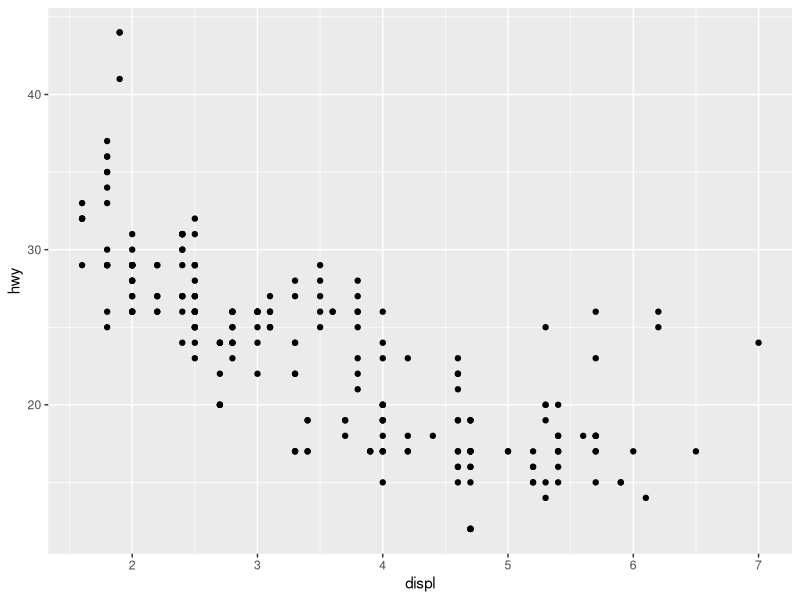
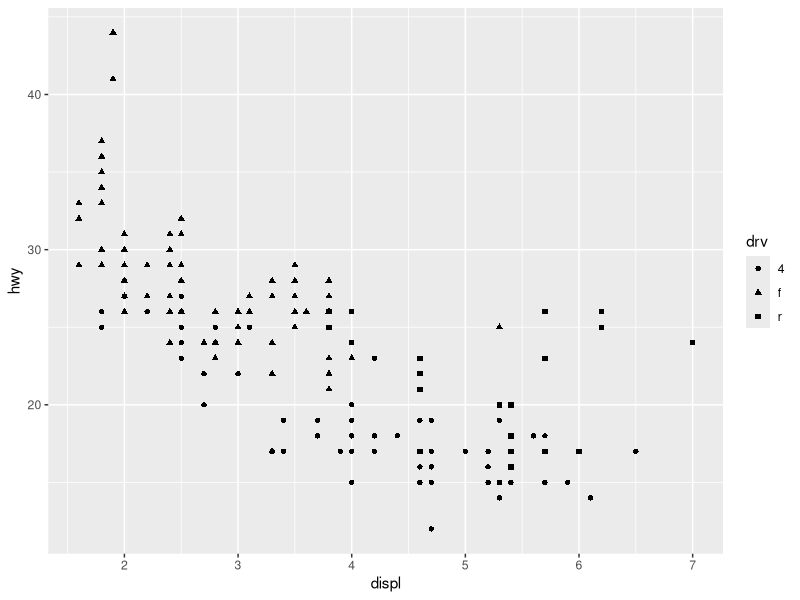
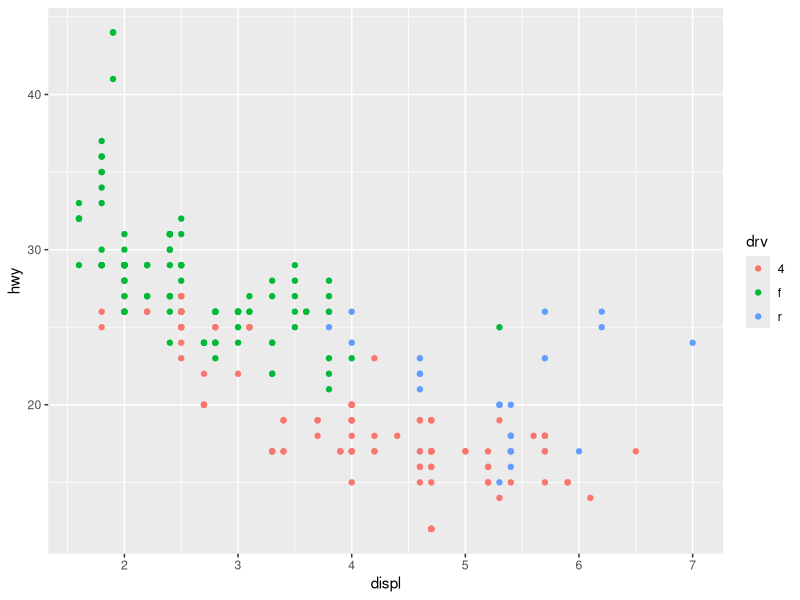
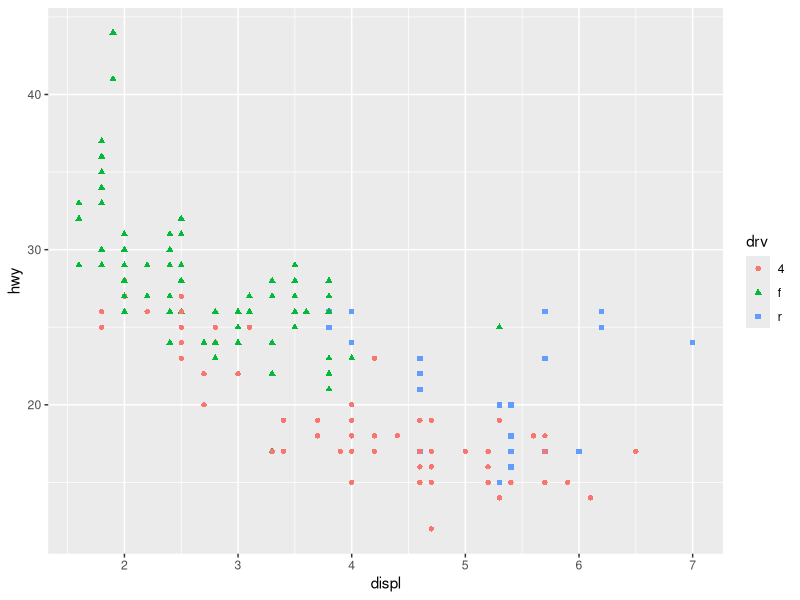
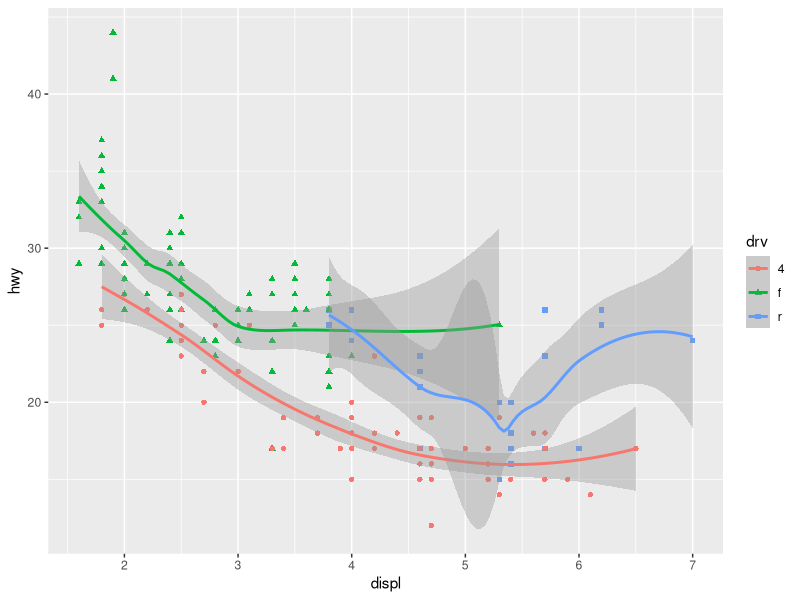
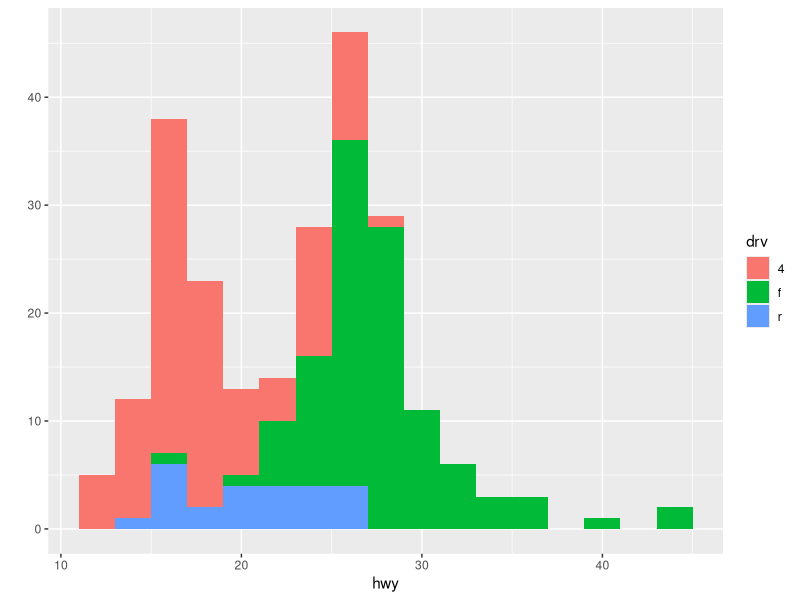
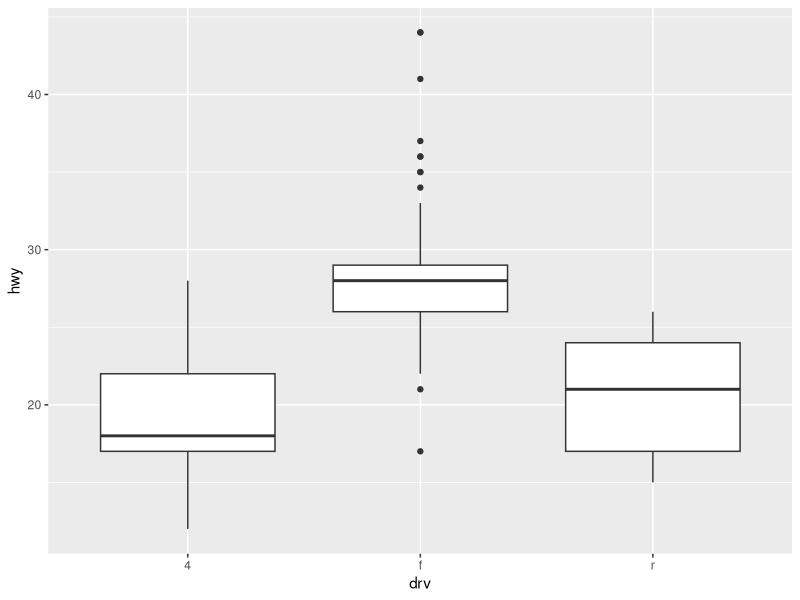
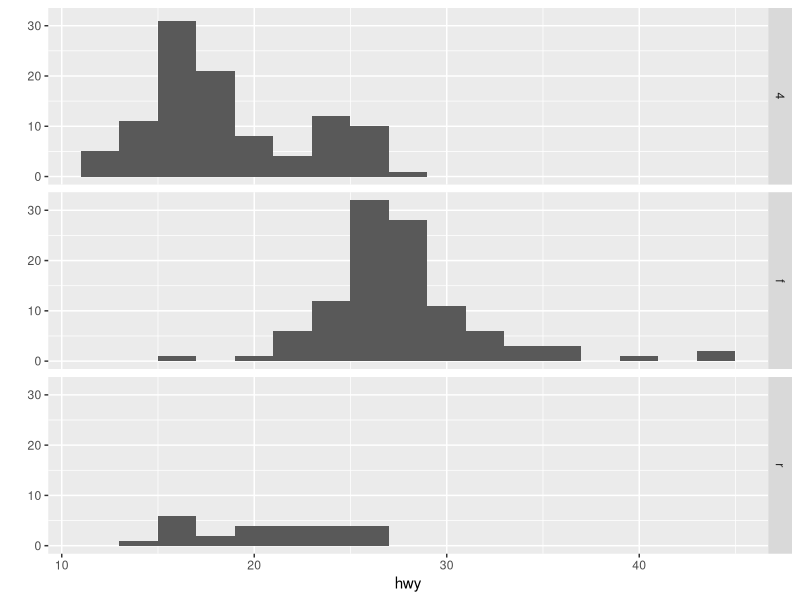

These figures' R source, in order:
## ---- chunk 1

## ---- chunk 2
library (tidyverse)
mpg
## ---- chunk 3
str(mpg)
## ---- chunk 4
qplot(displ, hwy, data=mpg)
## ---- chunk 5
qplot(displ, hwy, data=mpg, shape=drv)
## ---- chunk 6
qplot(displ, hwy, data=mpg, color=drv)
## ---- chunk 7
qplot(displ, hwy, data=mpg, shape=drv, color=drv)
## ---- chunk 8
qplot(displ, hwy, data=mpg, shape=drv, color=drv, geom=c("point", "smooth")) 
#Esto pone el fit de los puntos con su respectiva desviacion estandar
## ---- chunk 9
qplot(hwy, data=mpg, binwidth = 2, fill =drv)
## ---- chunk 10
qplot(drv, hwy, data = mpg, geom = "boxplot")
## ---- chunk 11
qplot(hwy, data=mpg, facets = drv ~ ., binwidth = 2)
## ---- chunk 12
qplot(hwy, data=mpg, facets = .~ drv, binwidth = 2, color = drv)
## ---- chunk 13
qplot(hwy, data=mpg, facets = .~ drv, binwidth = 2, fill = drv)
## ---- chunk 14
qplot(displ, hwy, data = mpg, facets = .~ drv) + geom_smooth()
## ---- chunk 15
qplot(hwy, data=mpg, facets = .~ drv, binwidth = 2, fill = drv, geom= "density")
## ---- chunk 16
library(ggplot2)
ggplot(mpg, aes(x= displ, y = hwy, color = drv)) + geom_point()
## ---- chunk 17
ggplot(mpg, aes(x= displ, y = hwy, color = drv)) + geom_point() + scale_x_log10() + facet_wrap(~ drv)
## ---- chunk 18
ggplot(mpg, aes(x=displ), fill = drv) + geom_histogram()

## ---- chunk 19
ggplot(mpg, aes(x=hwy, fill =drv)) + geom_density() + facet_wrap(drv ~.)
## ---- chunk 20
ggplot(mpg, aes(x=displ, y= hwy)) + geom_point() + facet_grid(drv ~.) + geom_smooth()
